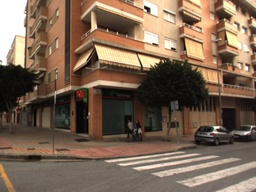
#> input picture Practice/Assignment_1/1.jpg, 256 x 192 px, shrunk from 1024 x 768 before the run
$ python main.py ../Assignment_1/1.jpg ../Assignment_1/2.jpg
#> lines starting #> are read from the running program, lines starting #| are printed output that depends on the picture
### Practice/Assignment_3/feature_matcher.py
import cv2 as cv
import sys


def round_pt(pt):
    return (round(pt[0], 2), round(pt[1], 2))

def get_features(img1, img2):

    # Initiate SIFT detector
    sift = cv.SIFT_create()
    # find the keypoints and descriptors with SIFT
    kp1, des1 = sift.detectAndCompute(img1, None)
    kp2, des2 = sift.detectAndCompute(img2, None)
    # BFMatcher with default params
    bf = cv.BFMatcher()
    matches = bf.knnMatch(des1, des2, k=2)
    # Apply ratio test
    good = []
    for m, n in matches:
        if m.distance < (0.75 * n.distance):
            good.append((kp1[m.queryIdx].pt, kp2[m.trainIdx].pt))

    # print(out[:5])
    return good


# [5 lines that do not run on import are left out]

# Draw first 10 matches.
# img3 = cv.drawMatches(img1,kp1,img2,kp2,matches[:],None,flags=cv.DrawMatchesFlags_NOT_DRAW_SINGLE_POINTS)
# plt.imshow(img3),plt.show()

### Practice/Assignment_3/main.py
from operator import index
import cv2 as cv
from feature_matcher import get_features
import sys
import numpy as np
from math import sqrt


def calc_homography(src_points, dst_points):

    iter_num = len(point_pairs)
    A = np.zeros((2 * iter_num, 9))
    for i, (first, second) in enumerate(zip(src_points, dst_points)):
        u1 = first[0]
        v1 = first[1]

        u2 = second[0]
        v2 = second[1]

        A[2 * i, 0] = u1
        A[2 * i, 1] = v1
        A[2 * i, 2] = 1.
        A[2 * i, 3] = 0.
        A[2 * i, 4] = 0.
        A[2 * i, 5] = 0.
        A[2 * i, 6] = -u2 * u1
        A[2 * i, 7] = -u2 * v1
        A[2 * i, 8] = -u2

        A[2 * i + 1, 0] = 0.
        A[2 * i + 1, 1] = 0.
        A[2 * i + 1, 2] = 0.
        A[2 * i + 1, 3] = u1
        A[2 * i + 1, 4] = v1
        A[2 * i + 1, 5] = 1.
        A[2 * i + 1, 6] = -v2 * u1
        A[2 * i + 1, 7] = -v2 * v1
        A[2 * i + 1, 8] = -v2

    _, _, eigen_vecs = cv.eigen(A.T @ A)
    # print(eigen_vecs[8, :])
    # print(eigen_vecs)

    H = eigen_vecs[8, :].reshape(3, 3)

    H /= H[-1, -1]

    # print(H)

    return H


def normalize(src_points, dst_points):
    # pts = np.concatenate((src_points, dst_points), axis=-1)
    normalized_src_points = np.copy(src_points[:, :2])
    masspoint = np.sum(normalized_src_points, axis=0)
    masspoint /= normalized_src_points.shape[0]
    avg_distance = np.average(np.linalg.norm(normalized_src_points, axis=1))
    ratio = sqrt(2) / avg_distance
    normalized_src_points -= masspoint
    normalized_src_points *= ratio
    T1 = np.eye(3)
    T1[0, 0] = ratio
    T1[1, 1] = ratio
    T1[0, 2] = -ratio * masspoint[0]
    T1[1, 2] = -ratio * masspoint[1]

    normalized_dst_points = np.copy(dst_points[:, :2])
    masspoint = np.sum(normalized_dst_points, axis=0)
    masspoint /= normalized_dst_points.shape[0]
    avg_distance = np.average(np.linalg.norm(normalized_dst_points, axis=1))
    ratio = sqrt(2) / avg_distance
    normalized_dst_points -= masspoint
    normalized_dst_points *= ratio
    T2 = np.eye(3)
    T2[0, 0] = ratio
    T2[1, 1] = ratio
    T2[0, 2] = -ratio * masspoint[0]
    T2[1, 2] = -ratio * masspoint[1]
    return normalized_src_points, normalized_dst_points, T1, T2


def num_inlier(src_points, dst_points, H, threshold) -> float:
    # print(H.shape,src_points.shape)
    proj_points = (H @ src_points.T).T
    error = np.sqrt(
        np.sum(np.square(dst_points -
                         (proj_points / proj_points[:, -1].reshape(-1, 1))),
               axis=1))

    return np.sum(error < threshold)


def ransac(src_points, dst_points, normalized_src_points,
           normalized_dst_points, T1, T2, threshold, max_iter):
    best_inlier_count = -1
    best_homography = None
    for _ in range(max_iter):
        indices = np.random.choice(len(src_points), 4, replace=False)
        selected_src_points = normalized_src_points[indices]
        selected_dst_points = normalized_dst_points[indices]
        H = calc_homography(src_points=selected_src_points,
                            dst_points=selected_dst_points)
        H = np.linalg.inv(T2) @ H @ T1

        inliers = num_inlier(src_points=src_points,
                             dst_points=dst_points,
                             H=H,
                             threshold=threshold)
        if inliers > best_inlier_count:
            best_inlier_count = inliers
            best_homography = H

    return best_homography, best_inlier_count


def transform_img(img: np.ndarray, new_img: np.ndarray, tr: np.ndarray,
                  is_perspective):

    inv_tr = np.linalg.inv(tr)
    width, height, _ = img.shape
    new_w, new_h, _ = new_img.shape
    img = np.copy(img)

    for x in range(new_w):
        for y in range(new_h):
            pt = np.array([x, y, 1.0])
            ptr = inv_tr @ pt

            if is_perspective:
                ptr = (1.0 / ptr[2]) * ptr

            new_x = round(ptr[0])
            new_y = round(ptr[1])

            if 0 <= new_x < width and 0 <= new_y < height:
                new_img[x, y] = np.copy(img[new_x, new_y])


if __name__ == "__main__":
    img1 = cv.imread(sys.argv[1])
#> img1 is the input picture: shape (192, 256, 3); mean B, G, R 82.7, 101, 122.6
    img2 = cv.imread(sys.argv[2])
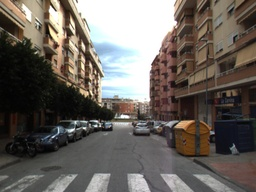
#> input picture Practice/Assignment_1/2.jpg, 256 x 192 px, shrunk from 1024 x 768 before the run
#> img2 is the input picture: shape (192, 256, 3); mean B, G, R 93.7, 99.7, 105.8

    point_pairs = get_features(img1, img2)
#> in get_features, `kp1, des1 = sift.detectAndCompute(img1, None)`: kp1 = 441 keypoints; strongest (x, y, size): (148, 9, 3.3), (145, 7, 2.2), (246, 133, 2.8), (173, 49, 2.4)
#> in get_features, `kp2, des2 = sift.detectAndCompute(img2, None)`: kp2 = 438 keypoints; strongest (x, y, size): (96, 126, 1.8), (122, 116, 2.7), (127, 117, 2.4), (56, 17, 9.5)
#> in get_features, `matches = bf.knnMatch(des1, des2, k=2)`: matches = 441 matches
#> after the loop in get_features, `for m, n in matches:`: good = 8 items
#> point_pairs = 8 items

    src_points = np.array([(pair[0][1], pair[0][0], 1)
                           for pair in point_pairs])
#> src_points = [[13.33, 60.74, 1], [158.2, 77.68, 1], [58.46, 164, 1], [183.1, 198, 1], [177.3, 218.1, 1], [169.5, 227.8, 1], [168.5, 231.1, 1], [176.4, 251.4, 1]]
    dst_points = np.array([(pair[1][1], pair[1][0], 1)
                           for pair in point_pairs])
#> dst_points = [[184.8, 210.1, 1], [82.86, 198.3, 1], [148.9, 48.21, 1], [184.8, 210.1, 1], [184.8, 210.1, 1], [184.8, 210.1, 1], [184.8, 210.1, 1], [187.3, 190.9, 1]]

    normalized_src_points, normalized_dst_points, T1, T2 = normalize(
        src_points=src_points, dst_points=dst_points)
#> in normalize, `normalized_src_points = np.copy(src_points[:, :2])`: normalized_src_points = [[13.33, 60.74], [158.2, 77.68], [58.46, 164], [183.1, 198], [177.3, 218.1], [169.5, 227.8], [168.5, 231.1], [176.4, 251.4]]
#> in normalize, `masspoint = np.sum(normalized_src_points, axis=0)`: masspoint = [1104.8, 1428.9]
#> in normalize, `masspoint /= normalized_src_points.shape[0]`: masspoint = [138.1, 178.6]
#> in normalize, `avg_distance = np.average(np.linalg.norm(normalized_src_points, axis=1))`: avg_distance = 230.1
#> in normalize, `ratio = sqrt(2) / avg_distance`: ratio = 0.00615
#> in normalize, `normalized_src_points -= masspoint`: normalized_src_points = [[-124.8, -117.9], [20.07, -100.9], [-79.63, -14.57], [44.97, 19.35], [39.16, 39.46], [31.42, 49.23], [30.44, 52.52], [38.33, 72.83]]
#> in normalize, `normalized_src_points *= ratio`: normalized_src_points = [[-0.767, -0.725], [0.123, -0.62], [-0.49, -0.0896], [0.276, 0.119], [0.241, 0.243], [0.193, 0.303], [0.187, 0.323], [0.236, 0.448]]
#> in normalize, `normalized_dst_points = np.copy(dst_points[:, :2])`: normalized_dst_points = [[184.8, 210.1], [82.86, 198.3], [148.9, 48.21], [184.8, 210.1], [184.8, 210.1], [184.8, 210.1], [184.8, 210.1], [187.3, 190.9]]
#> in normalize, `masspoint = np.sum(normalized_dst_points, axis=0)`: masspoint = [1343.3, 1487.8]
#> in normalize, `masspoint /= normalized_dst_points.shape[0]`: masspoint = [167.9, 186]
#> in normalize, `avg_distance = np.average(np.linalg.norm(normalized_dst_points, axis=1))`: avg_distance = 254.7
#> in normalize, `ratio = sqrt(2) / avg_distance`: ratio = 0.00555
#> in normalize, `normalized_dst_points -= masspoint`: normalized_dst_points = [[16.92, 24.1], [-85.05, 12.31], [-18.97, -137.8], [16.92, 24.1], [16.92, 24.1], [16.92, 24.1], [16.92, 24.1], [19.44, 4.98]]
#> in normalize, `normalized_dst_points *= ratio`: normalized_dst_points = [[0.0939, 0.134], [-0.472, 0.0683], [-0.105, -0.765], [0.0939, 0.134], [0.0939, 0.134], [0.0939, 0.134], [0.0939, 0.134], [0.108, 0.0276]]
#> T1 = [[0.00615, 0, -0.849], [0, 0.00615, -1.1], [0, 0, 1]]; T2 = [[0.00555, 0, -0.932], [0, 0.00555, -1.03], [0, 0, 1]]

    H, inlier_count = ransac(src_points=src_points,
                             dst_points=dst_points,
                             normalized_src_points=normalized_src_points,
                             normalized_dst_points=normalized_dst_points,
                             T1=T1,
                             T2=T2,
                             threshold=1,
                             max_iter=5000)
#> the loop in ransac, `for _ in range(max_iter):` made 5000 passes
#> (indices, inliers) on passes 1 to 12: ([6, 2, 1, 7], 4), ([1, 6, 3, 7], 5), ([5, 2, 3, 4], 5), ([2, 5, 6, 7], 7), ([4, 5, 1, 6], 6), ([4, 2, 7, 1], 4), ([6, 1, 5, 3], 6), ([5, 1, 3, 6], 6), ([2, 3, 7, 1], 4), ([5, 6, 3, 4], 5), ([1, 4, 0, 5], 5), ([7, 6, 0, 2], 5)
#> (indices, error in num_inlier, inliers) on pass 19: ([0, 4, 6, 5], [2.84e-14, 102.6, 165.8, 6.36e-14, 0, 0, 4.02e-14, 19.28], 5)
#> after the loop in ransac, `for _ in range(max_iter):`: best_inlier_count = 7
#> H = [[3.08, -4.16, 502.3], [3.5, -4.73, 570.9], [0.0167, -0.0225, 2.72]]; inlier_count = 7
    print(inlier_count)
#| 7

    new_shape = (img1.shape[0] * 2, img1.shape[1] * 2, img1.shape[2])
#> new_shape = (384, 512, 3)
    new_img = np.zeros(new_shape, dtype=img2.dtype)

    transform_img(img2, new_img, np.eye(3), True)
#> in transform_img, `inv_tr = np.linalg.inv(tr)`: inv_tr = [[1, 0, 0], [0, 1, 0], [0, 0, 1]]
#> after the loop in transform_img, `for x in range(new_w):`:
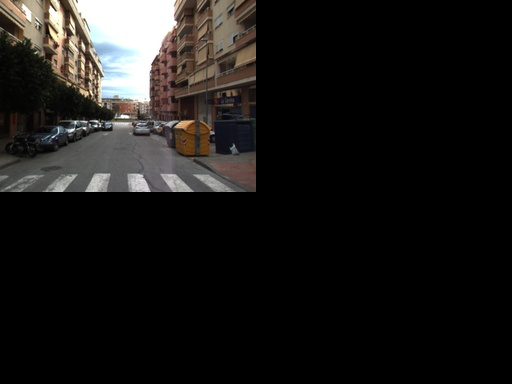
#> new_img: shape (384, 512, 3); mean B, G, R 23.4, 24.9, 26.5
    transform_img(img1, new_img, H, True)
#> call 2 of transform_img, with tr = array of shape (3, 3), is_perspective = True
#> in transform_img (call 2), `inv_tr = np.linalg.inv(tr)`: inv_tr = [[1.63e+12, -3.43e+11, -2.3e+14], [2.41e+12, -4.8e+11, -3.44e+14], [9.9e+09, -1.87e+09, -1.44e+12]]
#> after the loop in transform_img (call 2), `for x in range(new_w):`:
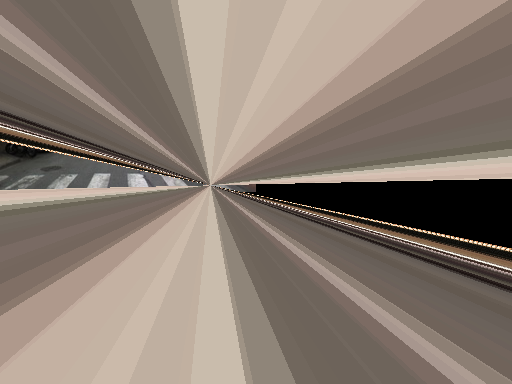
#> new_img: shape (384, 512, 3); mean B, G, R 113.5, 124.2, 137.4

    cv.namedWindow("Display window")
    cv.imshow("Display window", new_img)
    cv.imwrite(f"{sys.argv[1]}+{sys.argv[2]}.png", new_img)
    cv.waitKey(0)
